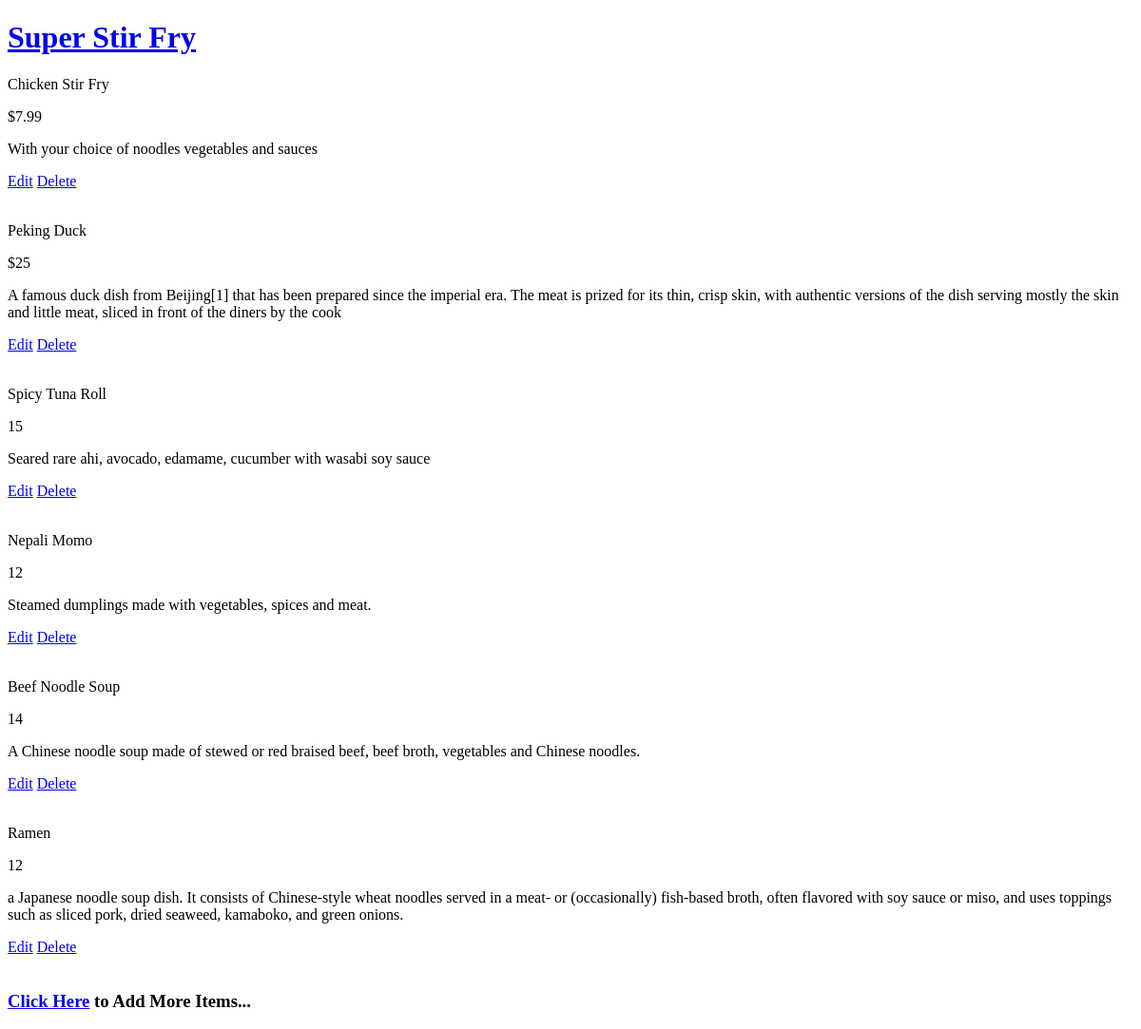
Page /restaurant/2/menu on the earlier database version.
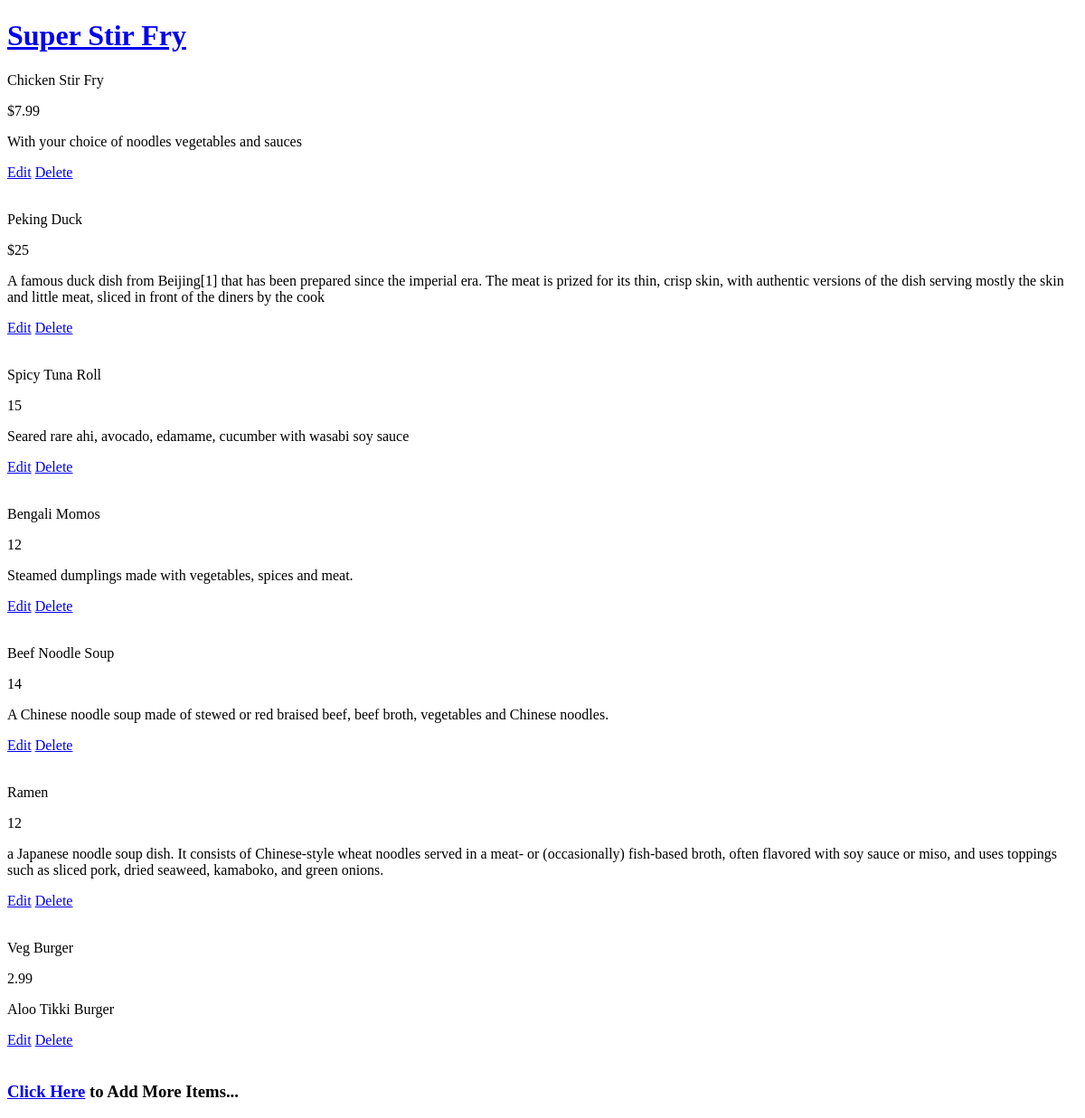
Same page on the later database version.
### database_setup.py (models this page shows)
class MenuItem(Base):
    __tablename__ = 'menu_item'
    name =Column(String(80), nullable = False)
    id = Column(Integer, primary_key = True)
    description = Column(String(250))
    price = Column(String(8))
    course = Column(String(250))
    restaurant_id = Column(Integer,ForeignKey('restaurant.id'))
    restaurant = relationship(Restaurant)

### finalProject.py (the view)
@app.route('/restaurant/<int:restaurant_id>' , methods = ['GET' , 'POST'])
@app.route('/restaurant/<int:restaurant_id>/menu' , methods = ['GET' , 'POST'])
def showMenu(restaurant_id):
	restaurant = session.query(Restaurant).filter_by(id = restaurant_id).one()
	Menu = session.query(MenuItem).filter_by(restaurant = restaurant).all()
	return render_template('menu.html' , restaurant = restaurant, Menu = Menu)

### templates/menu.html (shortened to what this page needs)
<!DOCTYPE html>
<html>
<head>
</head>
<body>
<h1><a href="{{url_for('showRestaurants')}}">{{restaurant.name}}</a></h1>
{% for item in Menu %}
<p>{{item.name}}</p>
<p>{{item.price}}</p>
<p>{{item.description}}</p>
<div class="editdeletepane">
	<a href = {{url_for('editMenuItem', restaurant_id = restaurant.id, menu_id = item.id)}} >Edit</a>
	<a href= {{url_for('deleteMenuItem', restaurant_id = restaurant.id, menu_id = item.id)}} >Delete</a>
</div>
{% endfor %}
<h3><a href="{{url_for('newMenuItem', restaurant_id = restaurant.id)}}">Click Here</a> to Add More Items...</h3>
</body>
</html>

Differences in the rows shown:
changed MenuItem "Steamed dumplings made with vegetables, spices and meat.": name "Nepali Momo" → "Bengali Momos"
added MenuItem: name "Veg Burger", price "2.99", description "Aloo Tikki Burger"
